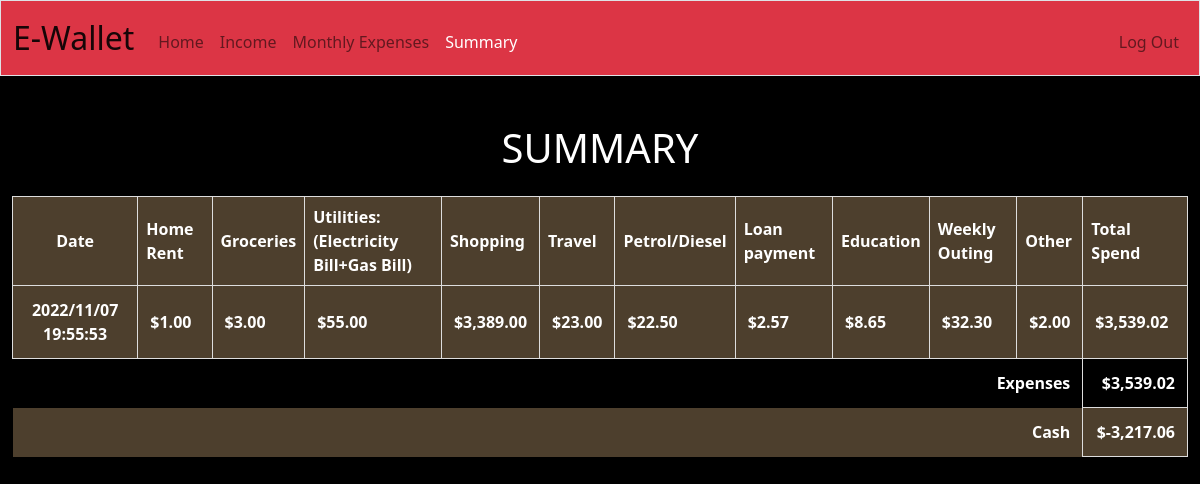
The page /summary (signed in) on the database its author committed.
### tables this page shows
CREATE TABLE 'monthly' ('id' INTEGER NOT NULL, 'homerent' INTEGER NOT NULL, 'groceries' INTEGER NOT NULL, 'eb' INTEGER NOT NULL, 'shopping' INTEGER NOT NULL, 'other' INTEGER NOT NULL, 'datetime' DATETIME NOT NULL, 'travel'  INTEGER NOT NULL  , 'petrol'  INTEGER NOT NULL  , 'loan'  INTEGER NOT NULL  , 'education'  INTEGER NOT NULL  , 'weekly'  INTEGER NOT NULL  , 'monthly_id'  INTEGER PRIMARY KEY NOT NULL  , 'spend2'  INTEGER NOT NULL DEFAULT (0)  );

CREATE TABLE 'users' ('id' INTEGER PRIMARY KEY NOT NULL, 'username' TEXT NOT NULL, 'hash' TEXT NOT NULL, 'cash'  INTEGER NOT NULL DEFAULT (0)  , 'spend1'  INTEGER NOT NULL DEFAULT (0)  );

### app.py (the view)
@app.route("/summary",methods=["GET", "POST"])
@login_required
def summary():
    spends = db.execute("SELECT spend2 FROM sum WHERE user_id = ?", session["user_id"])
    total_s = 0
    for i in spends:
        total_s += i['spend2']
    db.execute("UPDATE users SET spend1 = ? WHERE id = ?", total_s, session['user_id'])
    total_s1 = db.execute("SELECT spend1 FROM users WHERE id = ?", session["user_id"])
    cash10 = db.execute("SELECT cash FROM users WHERE id = ?", session["user_id"])
    monthly1 = db.execute("SELECT * FROM monthly WHERE id = ?", session["user_id"])
    return render_template("list.html", total_s1=total_s1, cash10=cash10, monthly1=monthly1)

### app.py (called while the page is built)
@app.after_request
def after_request(response):
    response.headers["Cache-Control"] = "no-cache, no-store, must-revalidate"
    response.headers["Expires"] = 0
    response.headers["Pragma"] = "no-cache"
    return response

### helpers.py (called while the page is built)
def login_required(f):
    @wraps(f)
    def decorated_function(*args, **kwargs):
        if session.get("user_id") is None:
            return redirect("/login")
        return f(*args, **kwargs)
    return decorated_function

def usd(value):
    return f"${value:,.2f}"

### templates/list.html (shortened to what this page needs)
{% extends "layout.html" %}
{% block main %}
<body class="summary2">
    <form action="/summary" method="post">
        <table>
            <thead>
                <thead>
                    <div class="mb-4">
                  <h1 style="color:white;font-size:40px;text-align:center;">SUMMARY</h1>
                    </div>
                </thead>
                <tr>
                    <th style="color:white;" class="text-startr">Date</th>
                    <th style="color:white;" class="text-start">Home Rent</th>
                    <th style="color:white;" class="text-start">Groceries</th>
                    <th style="color:white;" class="text-start">Utilities:(Electricity Bill+Gas Bill)</th>
                    <th style="color:white;" class="text-start">Shopping</th>
                    <th style="color:white;" class="text-start">Travel</th>
                    <th style="color:white;" class="text-start">Petrol/Diesel</th>
                    <th style="color:white;" class="text-start">Loan payment</th>
                    <th style="color:white;" class="text-start">Education</th>
                    <th style="color:white;" class="text-start">Weekly Outing</th>
                    <th style="color:white;" class="text-start">Other</th>
                    <th style="color:white;" class="text-start">Total Spend</th>
                </tr>
            </thead>
            <tbody>
                {% for i in monthly1 %}
                <tr>
                    <td style='font-weight:bold;color:white;' class="text-center">{{ i.datetime }}</td>
                    <td style='font-weight:bold;color:white;' class="text-start">{{ i.homerent | usd }}</td>
                    <td style='font-weight:bold;color:white;' class="text-start">{{ i.groceries | usd }}</td>
                    <td style='font-weight:bold;color:white;' class="text-start">{{ i.eb | usd }}</td>
                    <td style='font-weight:bold;color:white;' class="text-start">{{ i.shopping | usd }}</td>
                    <td style='font-weight:bold;color:white;' class="text-start">{{ i.travel | usd }}</td>
                    <td style='font-weight:bold;color:white;' class="text-start">{{ i.petrol | usd }}</td>
                    <td style='font-weight:bold;color:white;' class="text-start">{{ i.loan | usd }}</td>
                    <td style='font-weight:bold;color:white;' class="text-start">{{ i.education | usd }}</td>
                    <td style='font-weight:bold;color:white;' class="text-start">{{ i.weekly | usd }}</td>
                    <td style='font-weight:bold;color:white;' class="text-start">{{ i.other | usd }}</td>
                    <td style='font-weight:bold;color:white;' class="text-start">{{ i.spend2 | usd }}</td>
                </tr>
                {% endfor %}
                <tr>
                    <td style="color:white;" class="border-0 fw-bold text-end" colspan="11">Expenses</td>
                    <td style='font-weight:bold;color:white;' class="text-end">{{ total_s1[0]["spend1"] | usd }}</td>
                  </tr>
                <tr>
                  <td style="color:white;" class="border-0 fw-bold text-end" colspan="11">Cash</td>
                  <td style='font-weight:bold;color:white;' class="text-end">{{ cash10[0]['cash'] | usd }}</td>
                </tr>
            </tbody>
        </table>
    </form>
</body>
{% endblock %}

### static/styles.css (style rules this page uses)
.summary2 { background-color: black; background-repeat: no-repeat; background-size: cover; object-fit: cover; }
body { background-color: #fff; color: #212529; font-size: 1rem; font-weight: 400; line-height: 1.5; margin: 0; text-align: left; }
table { background-color: transparent; margin-bottom: 1rem; border-collapse: collapse; width: 100%; }
table th, table td { border: 1px solid #dddddd; padding: 8px; vertical-align: middle; }
tbody tr:nth-of-type(odd) { background-color: rgb(255, 208, 208, 0.3) }
.monthly table th, table td { padding: 0.75rem; vertical-align: middle; }
tbody tr:nth-of-type(odd) { background-color: rgb(255, 208, 150, 0.3) }

### rows shown on the page
monthly: datetime "2022/11/07 19:55:53", homerent "$1.00", groceries "$3.00", eb "$55.00", shopping "$3,389.00", travel "$23.00", petrol "$22.50", loan "$2.57", education "$8.65", weekly "$32.30", other "$2.00", spend2 "$3,539.02"
users: spend1 "$3,539.02", cash "$-3,217.06"
